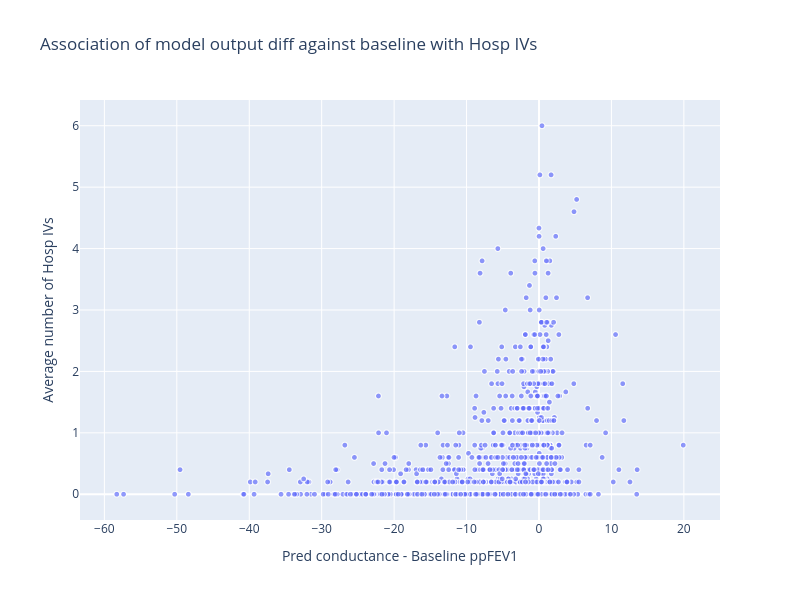
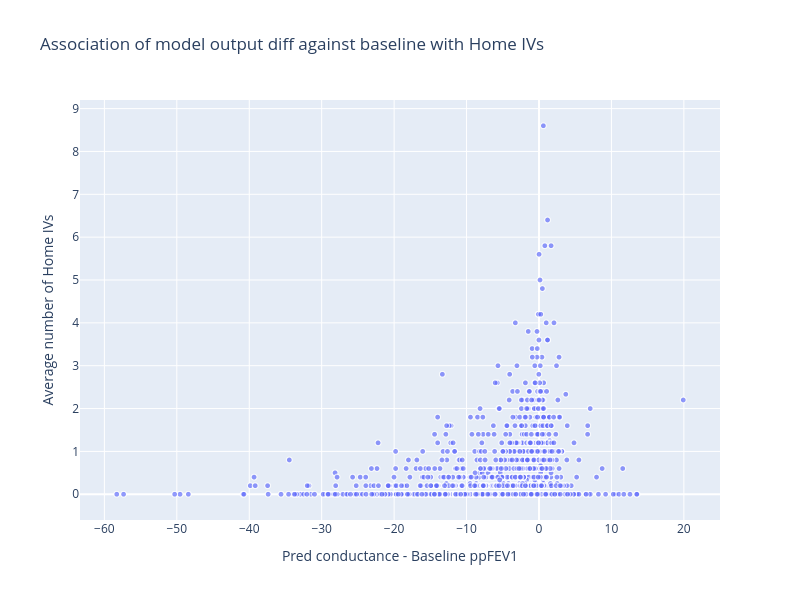

Notebook code cell kept with these figures, in order:
### Code cell
import plotly.express as px

# Scatter plot with marginal distribution (y axis) for Avg Home IVs
for col in ['Hosp', 'Home']:
    title=f"Association of model output diff against baseline with {col} IVs"
    fig = px.scatter(
        df,
        x="diff",
        y=f"Avg {col} IVs",
        labels={"diff": "Pred conductance - Baseline ppFEV1", f"Avg {col} IVs": f"Average number of {col} IVs"},
        # marginal_y="histogram",
        title=title,
        size_max=6,                # controls the maximum bubble size
        size=[3]*len(df)
    )
    # fig.update_traces(marker=dict(size=3))
    fig.update_layout(height=600, width=800)
    fig.show()
    fig.write_image(f"{dh.get_path_to_main()}PlotsCFR/{title}.pdf")

### Figure 1 — Plotly figure (JSON) as saved in the notebook; plotly's stock layout.template omitted (floating-point values rounded to 4 significant figures; data arrays with more than 128 entries replaced by an {"elided": "..."} marker saying what was removed)
{"data": [{"hovertemplate": "Pred conductance - Baseline ppFEV1=%{x}<br>Average number of Hosp IVs=%{y}<br>size=%{marker.size}<extra></extra>", "legendgroup": "", "marker": {"color": "#636efa", "size": {"elided": "1485 int values"}, "sizemode": "area", "sizeref": 0.08333, "symbol": "circle"}, "mode": "markers", "name": "", "showlegend": false, "type": "scattergl", "x": {"elided": "1485 float values"}, "xaxis": "x", "y": {"elided": "1485 float values"}, "yaxis": "y"}], "layout": {"height": 600, "legend": {"itemsizing": "constant", "tracegroupgap": 0}, "title": {"text": "Association of model output diff against baseline with Hosp IVs"}, "width": 800, "xaxis": {"anchor": "y", "domain": [0, 1], "title": {"text": "Pred conductance - Baseline ppFEV1"}}, "yaxis": {"anchor": "x", "domain": [0, 1], "title": {"text": "Average number of Hosp IVs"}}}}

### Figure 2 — Plotly figure (JSON) as saved in the notebook; plotly's stock layout.template omitted (floating-point values rounded to 4 significant figures; data arrays with more than 128 entries replaced by an {"elided": "..."} marker saying what was removed)
{"data": [{"hovertemplate": "Pred conductance - Baseline ppFEV1=%{x}<br>Average number of Home IVs=%{y}<br>size=%{marker.size}<extra></extra>", "legendgroup": "", "marker": {"color": "#636efa", "size": {"elided": "1485 int values"}, "sizemode": "area", "sizeref": 0.08333, "symbol": "circle"}, "mode": "markers", "name": "", "showlegend": false, "type": "scattergl", "x": {"elided": "1485 float values"}, "xaxis": "x", "y": {"elided": "1485 float values"}, "yaxis": "y"}], "layout": {"height": 600, "legend": {"itemsizing": "constant", "tracegroupgap": 0}, "title": {"text": "Association of model output diff against baseline with Home IVs"}, "width": 800, "xaxis": {"anchor": "y", "domain": [0, 1], "title": {"text": "Pred conductance - Baseline ppFEV1"}}, "yaxis": {"anchor": "x", "domain": [0, 1], "title": {"text": "Average number of Home IVs"}}}}
